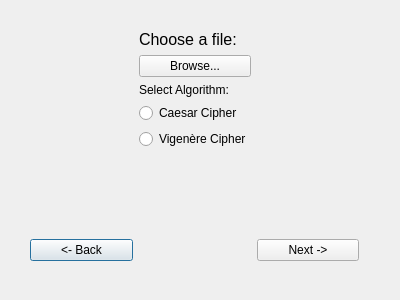
<?xml version="1.0" encoding="UTF-8"?>
<ui version="4.0">
 <class>cryptography</class>
 <widget class="QDialog" name="cryptography">
  <property name="geometry">
   <rect>
    <x>0</x>
    <y>0</y>
    <width>400</width>
    <height>300</height>
   </rect>
  </property>
  <property name="windowTitle">
   <string>Dialog</string>
  </property>
  <widget class="QWidget" name="layoutWidget">
   <property name="geometry">
    <rect>
     <x>30</x>
     <y>30</y>
     <width>329</width>
     <height>231</height>
    </rect>
   </property>
   <layout class="QHBoxLayout" name="horizontalLayout">
    <item>
     <layout class="QVBoxLayout" name="verticalLayout_3">
      <item>
       <spacer name="horizontalSpacer">
        <property name="orientation">
         <enum>Qt::Horizontal</enum>
        </property>
        <property name="sizeHint" stdset="0">
         <size>
          <width>40</width>
          <height>20</height>
         </size>
        </property>
       </spacer>
      </item>
      <item>
       <spacer name="verticalSpacer_5">
        <property name="orientation">
         <enum>Qt::Vertical</enum>
        </property>
        <property name="sizeHint" stdset="0">
         <size>
          <width>20</width>
          <height>40</height>
         </size>
        </property>
       </spacer>
      </item>
      <item>
       <widget class="QPushButton" name="pushButton_3">
        <property name="text">
         <string>&lt;- Back</string>
        </property>
       </widget>
      </item>
     </layout>
    </item>
    <item>
     <layout class="QVBoxLayout" name="verticalLayout">
      <item>
       <widget class="QLabel" name="label">
        <property name="font">
         <font>
          <family>Arial</family>
          <pointsize>12</pointsize>
         </font>
        </property>
        <property name="text">
         <string>Choose a file:</string>
        </property>
       </widget>
      </item>
      <item>
       <widget class="QPushButton" name="pushButton">
        <property name="text">
         <string>Browse...</string>
        </property>
       </widget>
      </item>
      <item>
       <widget class="QLabel" name="label_2">
        <property name="text">
         <string>Select Algorithm:</string>
        </property>
       </widget>
      </item>
      <item>
       <widget class="QRadioButton" name="radioButton_caesar">
        <property name="text">
         <string>Caesar Cipher</string>
        </property>
       </widget>
      </item>
      <item>
       <widget class="QRadioButton" name="radioButton_vigenere">
        <property name="text">
         <string>Vigenère Cipher</string>
        </property>
       </widget>
      </item>
      <item>
       <spacer name="verticalSpacer">
        <property name="orientation">
         <enum>Qt::Vertical</enum>
        </property>
        <property name="sizeHint" stdset="0">
         <size>
          <width>20</width>
          <height>70</height>
         </size>
        </property>
       </spacer>
      </item>
     </layout>
    </item>
    <item>
     <layout class="QVBoxLayout" name="verticalLayout_2">
      <item>
       <spacer name="horizontalSpacer_2">
        <property name="orientation">
         <enum>Qt::Horizontal</enum>
        </property>
        <property name="sizeHint" stdset="0">
         <size>
          <width>40</width>
          <height>20</height>
         </size>
        </property>
       </spacer>
      </item>
      <item>
       <spacer name="verticalSpacer_4">
        <property name="orientation">
         <enum>Qt::Vertical</enum>
        </property>
        <property name="sizeHint" stdset="0">
         <size>
          <width>20</width>
          <height>40</height>
         </size>
        </property>
       </spacer>
      </item>
      <item>
       <widget class="QPushButton" name="pushButton_2">
        <property name="text">
         <string>Next -&gt;</string>
        </property>
       </widget>
      </item>
     </layout>
    </item>
   </layout>
  </widget>
 </widget>
 <resources/>
 <connections/>
</ui>
